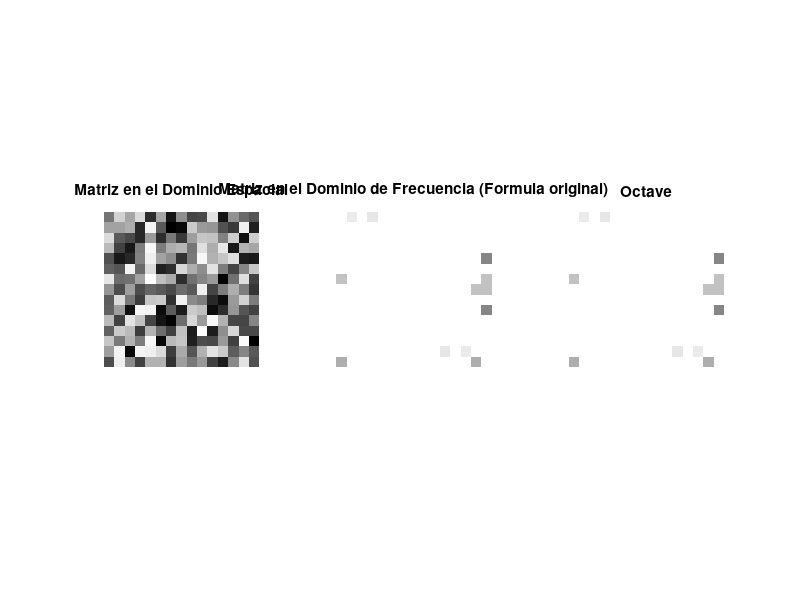

The MATLAB script that drew this image:
clc; clear;
close all; % Cierra todas las figuras que estan abiertas

m = 15; n = 15;
A = rand(m, n);
subplot(1, 3, 1);
imshow(A);
title('Matriz en el Dominio Espacial');

tic
% Implementacion de la DFT-2D, usando la formula original
F = zeros(m, n);
for u = 1:m % Filas de F
  for v = 1:n % Columnas de F
    for x = 0:m-1
      for y = 0:n-1
        F(u, v) = F(u,v)+A(x+1,y+1)*exp(-1i*2*pi*(u*x/m+v*y/n));
      endfor
    endfor
  endfor
endfor
t1 = toc

subplot(1, 3, 2);
imshow(abs(F));
title('Matriz en el Dominio de Frecuencia (Formula original)')

% Implementacion de la DFT-2D, usando el comando de Octave
tic
Aux = fft2(A);
F1 = [];
for j = 1:m
  F1(j, :) = flip(Aux(m-j+1, :)'); % Hacer un flip y calcular el conjugado
endfor  
t2 = toc
subplot(1, 3, 3);
imshow(abs(F1));
title('Octave');
